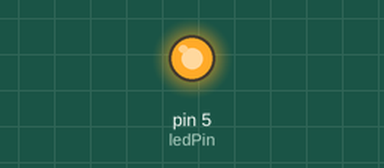
The sketch below on a simulated Arduino Uno, built with avr-gcc and run on an emulated ATmega328P. On the bench: output pins drawn as LEDs (lit = HIGH).

Above: at 1.5 s.
At 4.5 s:
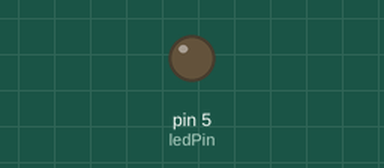
Timing chart, 0 to 7.8 s (numbered marks = the images above):
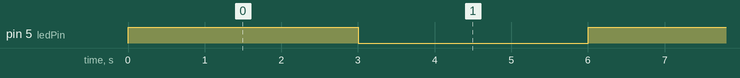

The sketch:

sketch_oct21a.ino
```cpp
int ledPin=5;//设定控制LED的数字IO脚
void setup(){
  pinMode(ledPin,OUTPUT);//设定数字IO口的模式，OUTPUT为输出
}
void loop(){
  digitalWrite(ledPin,HIGH);//设定PIN5脚为HIGH=5v左右
  delay(3000);//设定延时时间，2000=2秒
  digitalWrite(ledPin,LOW);//设定PIN5脚为LOW=0v
  delay(3000);//设定延时时间，2000=2秒
}
```

Measured:
- by itself, pin 5 (ledPin): alternates HIGH for 3.0 s and LOW for 3.0 s
